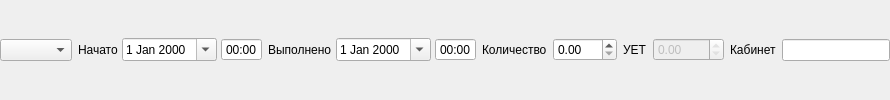
        <widget class="QWidget" name="frmMiddle" native="true">
         <layout class="QHBoxLayout" name="horizontalLayout_8">
          <property name="margin">
           <number>0</number>
          </property>
          <item>
           <widget class="CActionStatusComboBox" name="cmbAPStatus">
            <property name="sizePolicy">
             <sizepolicy hsizetype="Preferred" vsizetype="Fixed">
              <horstretch>0</horstretch>
              <verstretch>0</verstretch>
             </sizepolicy>
            </property>
            <property name="sizeAdjustPolicy">
             <enum>QComboBox::AdjustToContents</enum>
            </property>
           </widget>
          </item>
          <item>
           <widget class="QFrame" name="frmAPBegDateTime">
            <property name="sizePolicy">
             <sizepolicy hsizetype="Maximum" vsizetype="Preferred">
              <horstretch>0</horstretch>
              <verstretch>0</verstretch>
             </sizepolicy>
            </property>
            <property name="frameShape">
             <enum>QFrame::NoFrame</enum>
            </property>
            <property name="frameShadow">
             <enum>QFrame::Plain</enum>
            </property>
            <layout class="QHBoxLayout" name="horizontalLayout_2">
             <property name="spacing">
              <number>4</number>
             </property>
             <property name="margin">
              <number>0</number>
             </property>
             <item>
              <widget class="QLabel" name="lblAPBegDate">
               <property name="sizePolicy">
                <sizepolicy hsizetype="Maximum" vsizetype="Preferred">
                 <horstretch>0</horstretch>
                 <verstretch>0</verstretch>
                </sizepolicy>
               </property>
               <property name="text">
                <string>Начато</string>
               </property>
               <property name="buddy">
                <cstring>edtAPBegDate</cstring>
               </property>
              </widget>
             </item>
             <item>
              <widget class="CDateEdit" name="edtAPBegDate">
               <property name="sizePolicy">
                <sizepolicy hsizetype="Maximum" vsizetype="Fixed">
                 <horstretch>0</horstretch>
                 <verstretch>0</verstretch>
                </sizepolicy>
               </property>
               <property name="whatsThis">
                <string>дата окончания осмотра</string>
               </property>
               <property name="calendarPopup">
                <bool>true</bool>
               </property>
              </widget>
             </item>
             <item>
              <widget class="CTimeEdit" name="edtAPBegTime">
               <property name="sizePolicy">
                <sizepolicy hsizetype="Maximum" vsizetype="Fixed">
                 <horstretch>0</horstretch>
                 <verstretch>0</verstretch>
                </sizepolicy>
               </property>
               <property name="buttonSymbols">
                <enum>QAbstractSpinBox::NoButtons</enum>
               </property>
               <property name="displayFormat">
                <string>HH:mm</string>
               </property>
              </widget>
             </item>
            </layout>
           </widget>
          </item>
          <item>
           <widget class="QFrame" name="frmAPEndDateTime">
            <property name="sizePolicy">
             <sizepolicy hsizetype="Maximum" vsizetype="Preferred">
              <horstretch>0</horstretch>
              <verstretch>0</verstretch>
             </sizepolicy>
            </property>
            <property name="frameShape">
             <enum>QFrame::NoFrame</enum>
            </property>
            <property name="frameShadow">
             <enum>QFrame::Plain</enum>
            </property>
            <layout class="QHBoxLayout" name="horizontalLayout_3">
             <property name="spacing">
              <number>4</number>
             </property>
             <property name="margin">
              <number>0</number>
             </property>
             <item>
              <widget class="QLabel" name="lblAPEndDate">
               <property name="sizePolicy">
                <sizepolicy hsizetype="Maximum" vsizetype="Preferred">
                 <horstretch>0</horstretch>
                 <verstretch>0</verstretch>
                </sizepolicy>
               </property>
               <property name="text">
                <string>Выполнено</string>
               </property>
               <property name="buddy">
                <cstring>edtAPEndDate</cstring>
               </property>
              </widget>
             </item>
             <item>
              <widget class="CDateEdit" name="edtAPEndDate">
               <property name="sizePolicy">
                <sizepolicy hsizetype="Maximum" vsizetype="Fixed">
                 <horstretch>0</horstretch>
                 <verstretch>0</verstretch>
                </sizepolicy>
               </property>
               <property name="calendarPopup">
                <bool>true</bool>
               </property>
              </widget>
             </item>
             <item>
              <widget class="CTimeEdit" name="edtAPEndTime">
               <property name="sizePolicy">
                <sizepolicy hsizetype="Maximum" vsizetype="Fixed">
                 <horstretch>0</horstretch>
                 <verstretch>0</verstretch>
                </sizepolicy>
               </property>
               <property name="buttonSymbols">
                <enum>QAbstractSpinBox::NoButtons</enum>
               </property>
               <property name="displayFormat">
                <string>HH:mm</string>
               </property>
              </widget>
             </item>
            </layout>
           </widget>
          </item>
          <item>
           <widget class="QLabel" name="lblAPAmount">
            <property name="sizePolicy">
             <sizepolicy hsizetype="Maximum" vsizetype="Preferred">
              <horstretch>0</horstretch>
              <verstretch>0</verstretch>
             </sizepolicy>
            </property>
            <property name="text">
             <string>Количество</string>
            </property>
            <property name="buddy">
             <cstring>edtAPAmount</cstring>
            </property>
           </widget>
          </item>
          <item>
           <widget class="QDoubleSpinBox" name="edtAPAmount">
            <property name="sizePolicy">
             <sizepolicy hsizetype="Maximum" vsizetype="Fixed">
              <horstretch>0</horstretch>
              <verstretch>0</verstretch>
             </sizepolicy>
            </property>
            <property name="maximum">
             <double>999.990000000000009</double>
            </property>
           </widget>
          </item>
          <item>
           <widget class="QLabel" name="lblAPUet">
            <property name="sizePolicy">
             <sizepolicy hsizetype="Maximum" vsizetype="Preferred">
              <horstretch>0</horstretch>
              <verstretch>0</verstretch>
             </sizepolicy>
            </property>
            <property name="text">
             <string>УЕТ</string>
            </property>
            <property name="buddy">
             <cstring>edtAPUet</cstring>
            </property>
           </widget>
          </item>
          <item>
           <widget class="QDoubleSpinBox" name="edtAPUet">
            <property name="enabled">
             <bool>false</bool>
            </property>
            <property name="sizePolicy">
             <sizepolicy hsizetype="Maximum" vsizetype="Fixed">
              <horstretch>0</horstretch>
              <verstretch>0</verstretch>
             </sizepolicy>
            </property>
            <property name="readOnly">
             <bool>true</bool>
            </property>
            <property name="maximum">
             <double>1000.000000000000000</double>
            </property>
            <property name="singleStep">
             <double>0.500000000000000</double>
            </property>
           </widget>
          </item>
          <item>
           <widget class="QLabel" name="lblAPOffice">
            <property name="sizePolicy">
             <sizepolicy hsizetype="Maximum" vsizetype="Preferred">
              <horstretch>0</horstretch>
              <verstretch>0</verstretch>
             </sizepolicy>
            </property>
            <property name="text">
             <string>Кабинет</string>
            </property>
            <property name="buddy">
             <cstring>edtAPOffice</cstring>
            </property>
           </widget>
          </item>
          <item>
           <widget class="QLineEdit" name="edtAPOffice">
            <property name="sizePolicy">
             <sizepolicy hsizetype="Maximum" vsizetype="Fixed">
              <horstretch>0</horstretch>
              <verstretch>0</verstretch>
             </sizepolicy>
            </property>
            <property name="maxLength">
             <number>16</number>
            </property>
           </widget>
          </item>
         </layout>
        </widget>
